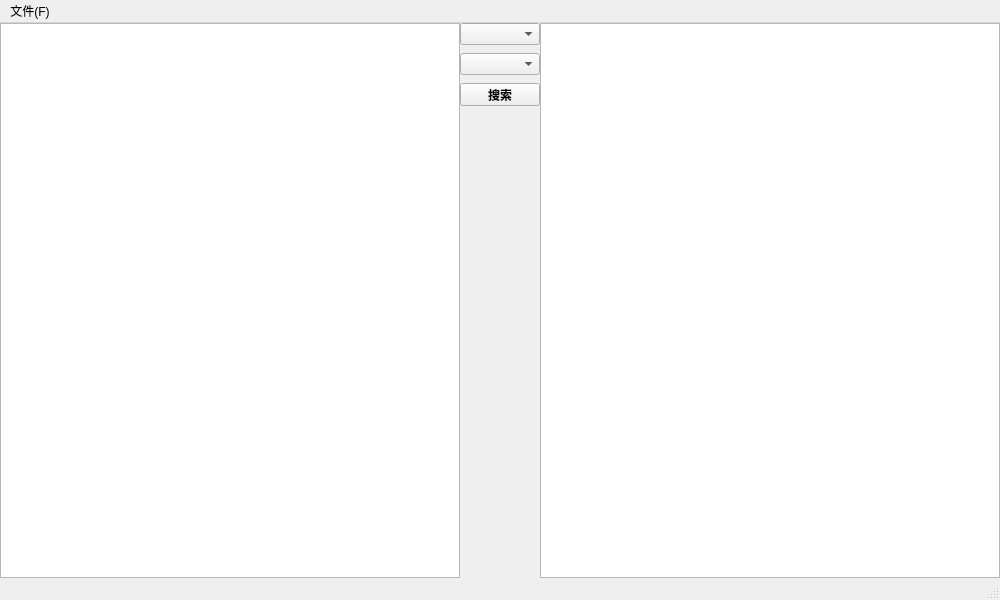
<?xml version="1.0" encoding="UTF-8"?>
<ui version="4.0">
 <class>Analyzer</class>
 <widget class="QMainWindow" name="Analyzer">
  <property name="geometry">
   <rect>
    <x>0</x>
    <y>0</y>
    <width>1000</width>
    <height>600</height>
   </rect>
  </property>
  <property name="sizePolicy">
   <sizepolicy hsizetype="Fixed" vsizetype="Fixed">
    <horstretch>0</horstretch>
    <verstretch>0</verstretch>
   </sizepolicy>
  </property>
  <property name="minimumSize">
   <size>
    <width>1000</width>
    <height>600</height>
   </size>
  </property>
  <property name="maximumSize">
   <size>
    <width>1000</width>
    <height>600</height>
   </size>
  </property>
  <property name="windowTitle">
   <string>MainWindow</string>
  </property>
  <widget class="QWidget" name="centralwidget">
   <widget class="QTextEdit" name="display_origin">
    <property name="geometry">
     <rect>
      <x>0</x>
      <y>0</y>
      <width>460</width>
      <height>555</height>
     </rect>
    </property>
    <property name="sizePolicy">
     <sizepolicy hsizetype="Fixed" vsizetype="Expanding">
      <horstretch>0</horstretch>
      <verstretch>0</verstretch>
     </sizepolicy>
    </property>
    <property name="minimumSize">
     <size>
      <width>410</width>
      <height>555</height>
     </size>
    </property>
    <property name="font">
     <font>
      <family>Consolas</family>
      <pointsize>10</pointsize>
     </font>
    </property>
    <property name="cursor" stdset="0">
     <cursorShape>IBeamCursor</cursorShape>
    </property>
    <property name="verticalScrollBarPolicy">
     <enum>Qt::ScrollBarAsNeeded</enum>
    </property>
    <property name="horizontalScrollBarPolicy">
     <enum>Qt::ScrollBarAlwaysOff</enum>
    </property>
    <property name="sizeAdjustPolicy">
     <enum>QAbstractScrollArea::AdjustIgnored</enum>
    </property>
    <property name="readOnly">
     <bool>true</bool>
    </property>
   </widget>
   <widget class="QComboBox" name="comboBox_date">
    <property name="geometry">
     <rect>
      <x>460</x>
      <y>0</y>
      <width>80</width>
      <height>22</height>
     </rect>
    </property>
    <property name="minimumSize">
     <size>
      <width>80</width>
      <height>0</height>
     </size>
    </property>
    <property name="maximumSize">
     <size>
      <width>80</width>
      <height>16777215</height>
     </size>
    </property>
   </widget>
   <widget class="QTextEdit" name="display_select">
    <property name="geometry">
     <rect>
      <x>540</x>
      <y>0</y>
      <width>460</width>
      <height>555</height>
     </rect>
    </property>
    <property name="sizePolicy">
     <sizepolicy hsizetype="Fixed" vsizetype="Expanding">
      <horstretch>0</horstretch>
      <verstretch>0</verstretch>
     </sizepolicy>
    </property>
    <property name="minimumSize">
     <size>
      <width>0</width>
      <height>555</height>
     </size>
    </property>
    <property name="font">
     <font>
      <family>Consolas</family>
      <pointsize>10</pointsize>
     </font>
    </property>
    <property name="cursor" stdset="0">
     <cursorShape>IBeamCursor</cursorShape>
    </property>
    <property name="toolTipDuration">
     <number>-1</number>
    </property>
    <property name="midLineWidth">
     <number>0</number>
    </property>
    <property name="horizontalScrollBarPolicy">
     <enum>Qt::ScrollBarAlwaysOff</enum>
    </property>
    <property name="readOnly">
     <bool>true</bool>
    </property>
   </widget>
   <widget class="QComboBox" name="comboBox_time">
    <property name="geometry">
     <rect>
      <x>460</x>
      <y>30</y>
      <width>80</width>
      <height>22</height>
     </rect>
    </property>
    <property name="minimumSize">
     <size>
      <width>80</width>
      <height>0</height>
     </size>
    </property>
    <property name="maximumSize">
     <size>
      <width>80</width>
      <height>16777215</height>
     </size>
    </property>
   </widget>
   <widget class="QPushButton" name="pushButton_search">
    <property name="geometry">
     <rect>
      <x>460</x>
      <y>60</y>
      <width>80</width>
      <height>23</height>
     </rect>
    </property>
    <property name="font">
     <font>
      <weight>75</weight>
      <bold>true</bold>
      <stylestrategy>PreferAntialias</stylestrategy>
     </font>
    </property>
    <property name="text">
     <string>搜索</string>
    </property>
    <property name="shortcut">
     <string>Return</string>
    </property>
    <property name="autoDefault">
     <bool>false</bool>
    </property>
    <property name="flat">
     <bool>false</bool>
    </property>
   </widget>
  </widget>
  <widget class="QMenuBar" name="menubar">
   <property name="geometry">
    <rect>
     <x>0</x>
     <y>0</y>
     <width>1000</width>
     <height>23</height>
    </rect>
   </property>
   <widget class="QMenu" name="menu_F">
    <property name="title">
     <string>文件(F)</string>
    </property>
    <addaction name="action_open"/>
    <addaction name="action_save"/>
   </widget>
   <addaction name="menu_F"/>
  </widget>
  <widget class="QStatusBar" name="statusbar">
   <property name="enabled">
    <bool>true</bool>
   </property>
  </widget>
  <action name="action_open">
   <property name="text">
    <string>打开(O)</string>
   </property>
   <property name="iconText">
    <string>打开(O)</string>
   </property>
   <property name="shortcut">
    <string>Ctrl+O</string>
   </property>
  </action>
  <action name="action_save">
   <property name="text">
    <string>保存(S)</string>
   </property>
   <property name="shortcut">
    <string>Ctrl+S</string>
   </property>
  </action>
 </widget>
 <resources/>
 <connections/>
</ui>
